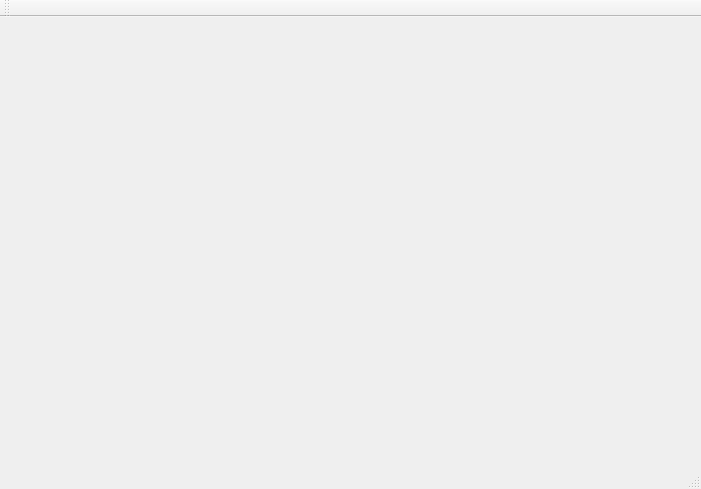
<?xml version="1.0" encoding="UTF-8"?>
<ui version="4.0">
 <class>MainWindow</class>
 <widget class="QMainWindow" name="MainWindow">
  <property name="geometry">
   <rect>
    <x>0</x>
    <y>0</y>
    <width>701</width>
    <height>489</height>
   </rect>
  </property>
  <property name="windowTitle">
   <string>Life!</string>
  </property>
  <widget class="QWidget" name="centralWidget"/>
  <widget class="QMenuBar" name="menuBar">
   <property name="geometry">
    <rect>
     <x>0</x>
     <y>0</y>
     <width>701</width>
     <height>21</height>
    </rect>
   </property>
  </widget>
  <widget class="QToolBar" name="mainToolBar">
   <attribute name="toolBarArea">
    <enum>TopToolBarArea</enum>
   </attribute>
   <attribute name="toolBarBreak">
    <bool>false</bool>
   </attribute>
  </widget>
  <widget class="QStatusBar" name="statusBar"/>
 </widget>
 <layoutdefault spacing="6" margin="11"/>
 <resources/>
 <connections/>
</ui>
